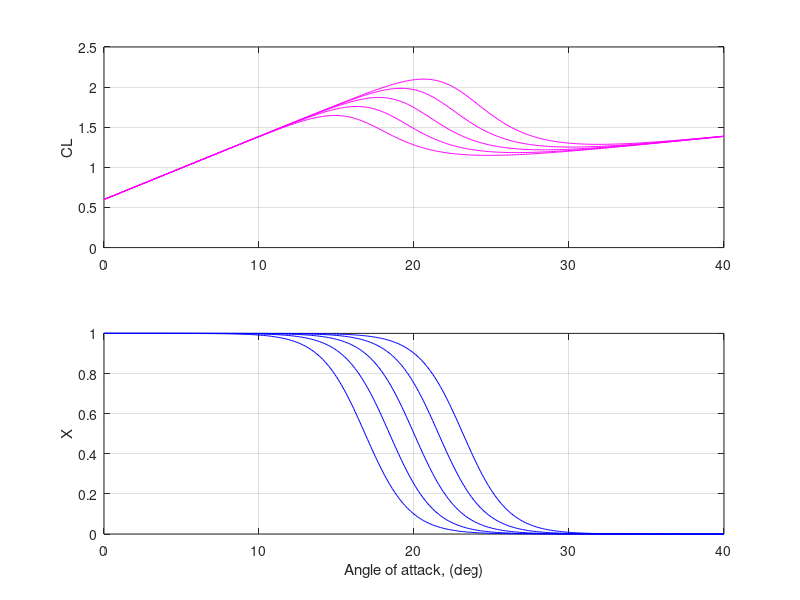

Write the MATLAB code that produced this figure.
% HystTau2: Compute quasi-steady flow separation point and corresponding lift coefficient
%
% Chapter 12, Selected Advanced Examples
% Flight Vehicle System Identification - A Time Domain Methodology
% Second Edition
% Author: Ravindra V. Jategaonkar
% Published by AIAA, Reston, VA 20191, USA


clear all;
close all;

%--------------------------------------------------------------------------
CL0  = 0.6;
CLAL = 4.5;

alDeg = 0:0.1:40;
alRad = alDeg*pi/180;

Vtas   = 100; 
cbar   = 3.16; 
AlStar = 20*pi/180;
Tau2   = 5*cbar/Vtas;
A1     = 20;
alDot  = [-20 -10 0 10 20]'*pi/180;%

for k=1:size(alDot,1),
    xFS(k,:)   = 0.5 * ( 1 - tanh(A1.*(alRad - Tau2*alDot(k) - AlStar) ) );
    CLift(k,:) = CL0 + CLAL*alRad.*( (1+sqrt(xFS(k,:)))/2 ).^2;
end

%--------------------------------------------------------------------------
% plot
figure(1)
subplot(211),plot(alDeg,CLift,'m'); ylabel('CL'); grid;
subplot(212),plot(alDeg,xFS,'b');   ylabel('X');  grid;
xlabel('Angle of attack, (deg)');
